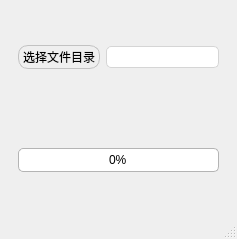
<?xml version="1.0" encoding="UTF-8"?>
<ui version="4.0">
 <class>MainWindow</class>
 <widget class="QMainWindow" name="MainWindow">
  <property name="geometry">
   <rect>
    <x>0</x>
    <y>0</y>
    <width>237</width>
    <height>239</height>
   </rect>
  </property>
  <property name="windowTitle">
   <string>MainWindow</string>
  </property>
  <widget class="QWidget" name="centralwidget">
   <layout class="QVBoxLayout" name="verticalLayout_3">
    <item>
     <widget class="QWidget" name="widget" native="true">
      <layout class="QVBoxLayout" name="verticalLayout">
       <item>
        <layout class="QHBoxLayout" name="horizontalLayout_2">
         <item>
          <widget class="QPushButton" name="ChoonseFile">
           <property name="styleSheet">
            <string notr="true">QPushButton {
border:1px solid rgb(194, 194, 194);
border-radius:10px;
padding:2px 4px;
}
QPushButton:hover {
background-color: rgba(190, 227, 255,200);
}
QPushButton:pressed {
 background-color: rgba(85, 170, 255, 200);
}</string>
           </property>
           <property name="text">
            <string>选择文件目录</string>
           </property>
          </widget>
         </item>
         <item>
          <widget class="QLineEdit" name="OpenFile">
           <property name="enabled">
            <bool>true</bool>
           </property>
           <property name="styleSheet">
            <string notr="true">QLineEdit {
border:1px solid rgb(213, 213, 213);
border-radius:5px;
padding:2px 4px;
}</string>
           </property>
           <property name="readOnly">
            <bool>true</bool>
           </property>
          </widget>
         </item>
        </layout>
       </item>
      </layout>
     </widget>
    </item>
    <item>
     <widget class="QWidget" name="widget_2" native="true">
      <layout class="QVBoxLayout" name="verticalLayout_2">
       <item>
        <widget class="QProgressBar" name="progressBar">
         <property name="styleSheet">
          <string notr="true">QProgressBar{
	font:9pt;
	border-radius:5px;
	text-align:center;
	border:1px solid #E8EDF2;
	background-color: rgb(255, 255, 255);
	border-color: rgb(180, 180, 180);
}
QProgressBar:chunk{
	border-radius:5px;
	background-color:#1ABC9C;
}
</string>
         </property>
         <property name="value">
          <number>0</number>
         </property>
        </widget>
       </item>
      </layout>
     </widget>
    </item>
   </layout>
  </widget>
  <widget class="QMenuBar" name="menubar">
   <property name="geometry">
    <rect>
     <x>0</x>
     <y>0</y>
     <width>237</width>
     <height>21</height>
    </rect>
   </property>
  </widget>
  <widget class="QStatusBar" name="statusbar"/>
 </widget>
 <resources/>
 <connections/>
</ui>
